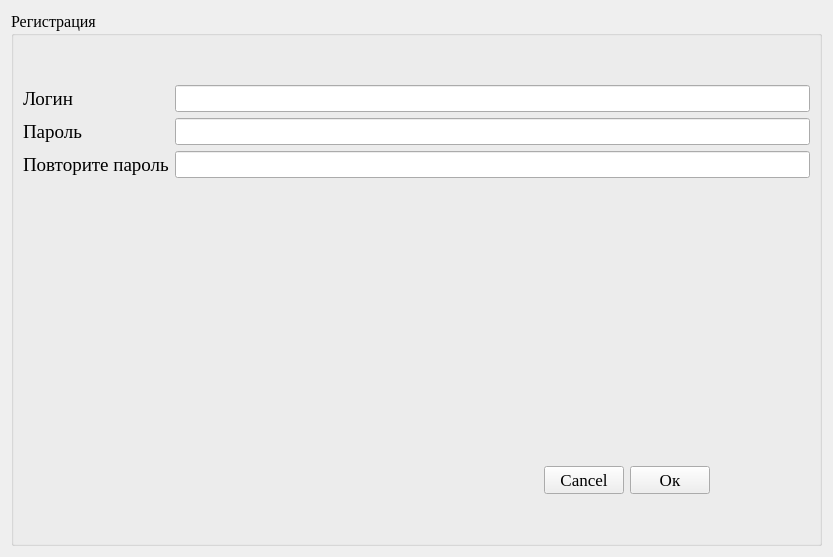
<?xml version="1.0" encoding="UTF-8"?>
<ui version="4.0">
 <class>MainPage</class>
 <widget class="QWidget" name="MainPage">
  <property name="geometry">
   <rect>
    <x>0</x>
    <y>0</y>
    <width>833</width>
    <height>557</height>
   </rect>
  </property>
  <property name="windowTitle">
   <string>Form</string>
  </property>
  <layout class="QHBoxLayout" name="horizontalLayout_3">
   <item>
    <widget class="QGroupBox" name="box">
     <property name="font">
      <font>
       <family>Times New Roman</family>
       <pointsize>12</pointsize>
      </font>
     </property>
     <property name="focusPolicy">
      <enum>Qt::StrongFocus</enum>
     </property>
     <property name="layoutDirection">
      <enum>Qt::LeftToRight</enum>
     </property>
     <property name="title">
      <string>Регистрация</string>
     </property>
     <layout class="QVBoxLayout" name="verticalLayout_4">
      <item>
       <spacer name="verticalSpacer_3">
        <property name="orientation">
         <enum>Qt::Vertical</enum>
        </property>
        <property name="sizeType">
         <enum>QSizePolicy::Preferred</enum>
        </property>
        <property name="sizeHint" stdset="0">
         <size>
          <width>20</width>
          <height>40</height>
         </size>
        </property>
       </spacer>
      </item>
      <item>
       <layout class="QVBoxLayout" name="verticalLayout_3">
        <item>
         <layout class="QHBoxLayout" name="horizontalLayout">
          <item>
           <layout class="QVBoxLayout" name="verticalLayout_2">
            <item>
             <widget class="QLabel" name="label1">
              <property name="font">
               <font>
                <pointsize>14</pointsize>
               </font>
              </property>
              <property name="text">
               <string>Логин</string>
              </property>
             </widget>
            </item>
            <item>
             <widget class="QLabel" name="label2">
              <property name="font">
               <font>
                <pointsize>14</pointsize>
               </font>
              </property>
              <property name="text">
               <string>Пароль</string>
              </property>
             </widget>
            </item>
            <item>
             <widget class="QLabel" name="label3">
              <property name="font">
               <font>
                <pointsize>14</pointsize>
               </font>
              </property>
              <property name="text">
               <string>Повторите пароль</string>
              </property>
             </widget>
            </item>
           </layout>
          </item>
          <item>
           <layout class="QVBoxLayout" name="verticalLayout">
            <item>
             <widget class="QLineEdit" name="loginfield"/>
            </item>
            <item>
             <widget class="QLineEdit" name="passfield1">
              <property name="echoMode">
               <enum>QLineEdit::Password</enum>
              </property>
             </widget>
            </item>
            <item>
             <widget class="QLineEdit" name="passfield2">
              <property name="echoMode">
               <enum>QLineEdit::Password</enum>
              </property>
             </widget>
            </item>
           </layout>
          </item>
         </layout>
        </item>
        <item>
         <widget class="QLabel" name="statusLabel">
          <property name="text">
           <string/>
          </property>
         </widget>
        </item>
        <item>
         <spacer name="verticalSpacer">
          <property name="orientation">
           <enum>Qt::Vertical</enum>
          </property>
          <property name="sizeHint" stdset="0">
           <size>
            <width>20</width>
            <height>40</height>
           </size>
          </property>
         </spacer>
        </item>
       </layout>
      </item>
      <item>
       <layout class="QHBoxLayout" name="horizontalLayout_2">
        <item>
         <spacer name="horizontalSpacer">
          <property name="orientation">
           <enum>Qt::Horizontal</enum>
          </property>
          <property name="sizeHint" stdset="0">
           <size>
            <width>30</width>
            <height>10</height>
           </size>
          </property>
         </spacer>
        </item>
        <item>
         <widget class="QPushButton" name="cancelBtn">
          <property name="sizePolicy">
           <sizepolicy hsizetype="Preferred" vsizetype="Fixed">
            <horstretch>0</horstretch>
            <verstretch>0</verstretch>
           </sizepolicy>
          </property>
          <property name="font">
           <font>
            <pointsize>13</pointsize>
           </font>
          </property>
          <property name="text">
           <string>Cancel</string>
          </property>
         </widget>
        </item>
        <item>
         <widget class="QPushButton" name="okBtn">
          <property name="font">
           <font>
            <pointsize>13</pointsize>
           </font>
          </property>
          <property name="text">
           <string>Ок</string>
          </property>
         </widget>
        </item>
        <item>
         <spacer name="horizontalSpacer_2">
          <property name="orientation">
           <enum>Qt::Horizontal</enum>
          </property>
          <property name="sizeType">
           <enum>QSizePolicy::Fixed</enum>
          </property>
          <property name="sizeHint" stdset="0">
           <size>
            <width>100</width>
            <height>20</height>
           </size>
          </property>
         </spacer>
        </item>
       </layout>
      </item>
      <item>
       <spacer name="verticalSpacer_2">
        <property name="orientation">
         <enum>Qt::Vertical</enum>
        </property>
        <property name="sizeType">
         <enum>QSizePolicy::Preferred</enum>
        </property>
        <property name="sizeHint" stdset="0">
         <size>
          <width>20</width>
          <height>40</height>
         </size>
        </property>
       </spacer>
      </item>
     </layout>
    </widget>
   </item>
  </layout>
 </widget>
 <resources/>
 <connections/>
</ui>
